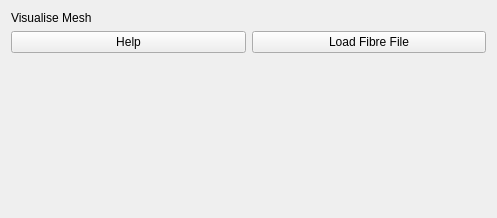
<?xml version="1.0" encoding="UTF-8"?>
<ui version="4.0">
 <class>AtrialFibresVisualiseViewControls</class>
 <widget class="QWidget" name="AtrialFibresVisualiseViewControls">
  <property name="geometry">
   <rect>
    <x>0</x>
    <y>0</y>
    <width>497</width>
    <height>218</height>
   </rect>
  </property>
  <property name="windowTitle">
   <string>QmitkTemplate</string>
  </property>
  <layout class="QVBoxLayout" name="verticalLayout">
   <item>
    <layout class="QGridLayout" name="gridLayout">
     <item row="1" column="1">
      <widget class="QPushButton" name="button_loadfibres">
       <property name="text">
        <string>Load Fibre File</string>
       </property>
      </widget>
     </item>
     <item row="1" column="0">
      <widget class="QPushButton" name="button_guide1">
       <property name="text">
        <string>Help</string>
       </property>
      </widget>
     </item>
     <item row="0" column="0">
      <widget class="QLabel" name="label_1">
       <property name="text">
        <string>Visualise Mesh</string>
       </property>
      </widget>
     </item>
    </layout>
   </item>
   <item>
    <widget class="QVTKOpenGLWidget" name="widget_1" native="true">
     <property name="sizePolicy">
      <sizepolicy hsizetype="MinimumExpanding" vsizetype="MinimumExpanding">
       <horstretch>0</horstretch>
       <verstretch>0</verstretch>
      </sizepolicy>
     </property>
    </widget>
   </item>
  </layout>
 </widget>
 <layoutdefault spacing="6" margin="11"/>
 <customwidgets>
  <customwidget>
   <class>QVTKOpenGLWidget</class>
   <extends>QWidget</extends>
   <header>QVTKOpenGLWidget.h</header>
   <container>1</container>
  </customwidget>
 </customwidgets>
 <resources/>
 <connections/>
</ui>
